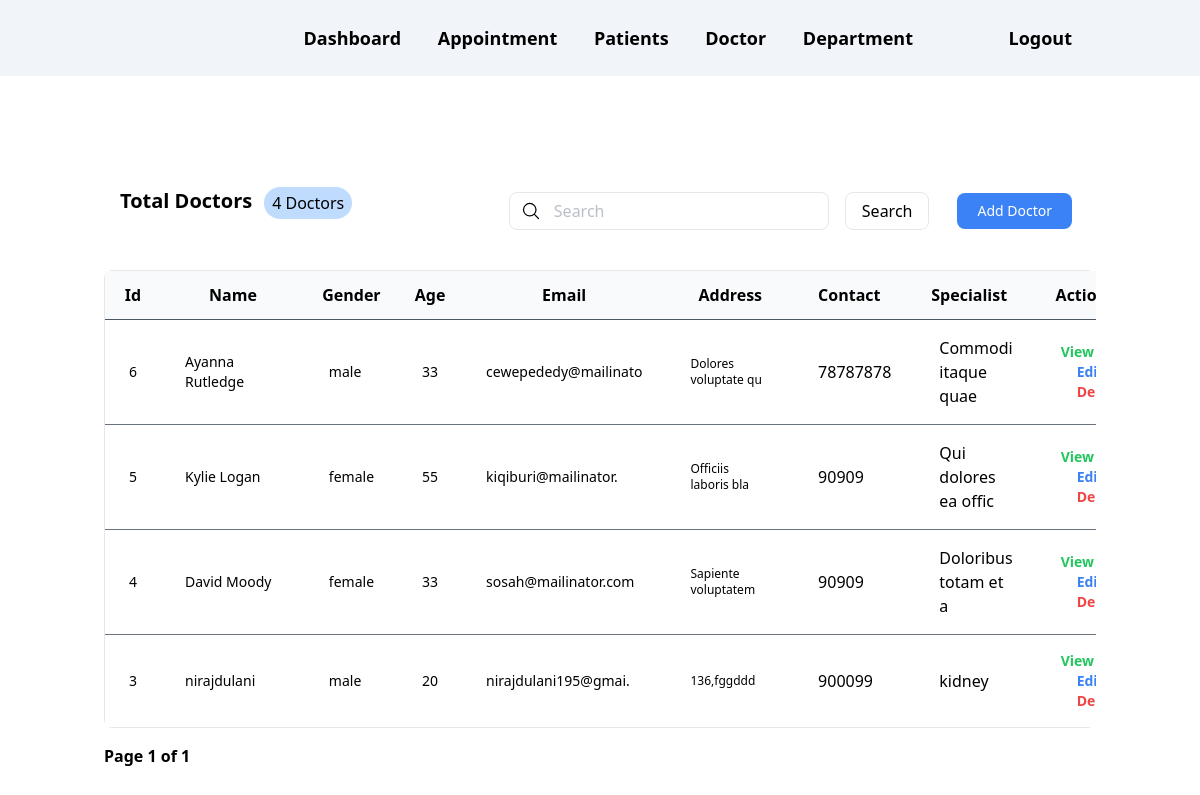
Page /doctors/index.php on the committed database.
### tables this page shows
CREATE TABLE `doctors` (
  `id` int(20) NOT NULL,
  `fullname` varchar(20) NOT NULL,
  `gender` varchar(20) NOT NULL,
  `age` varchar(20) NOT NULL,
  `email` varchar(20) NOT NULL,
  `address` varchar(20) NOT NULL,
  `contact` int(12) NOT NULL,
  `specialist` varchar(20) NOT NULL
);

### lib/db.php (called while the page is built, shortened)
<?php
 class db
{
  public $conn;
  public $host = "localhost";
  public $user = "root";
  public $password = "";
  public $dbname = 'mvcdata';
  public $table_name = '';
  public function __construct()
  {
    $this->conn = new mysqli($this->host, $this->user, $this->password, $this->dbname);
  }
  public  function total()
  {
    $total= $this->conn->query("SELECT * FROM $this->table_name")->fetch_all(MYSQLI_ASSOC);
    return count($total);
  }
  public function paginate($page_no = 1, $limit = 5, $search = '')
  {
    $total_records = $this->total();
    $total_pages = ceil($total_records / $limit);
    $start_from = ($page_no - 1) * $limit;
    $rows = $this->conn->query("SELECT * FROM $this->table_name WHERE fullname LIKE '%$search%'	ORDER BY id DESC LIMIT  $start_from, $limit")->fetch_all(MYSQLI_ASSOC);
    $data = [
      'page_no' => $page_no,
      'total' => $total_records,
      'total_pages' => $total_pages,
      'users' => $rows
    ];
    return $data;
  }
}

### lib/helper.php (called while the page is built, shortened)
<?php
require_once 'db.php';
function set_url($link)
{
  $actual_link = (empty($_SERVER['HTTPS']) ? 'http' : 'https') . "://$_SERVER[HTTP_HOST]$_SERVER[SCRIPT_NAME]?" . $link;
  return $actual_link;
}

### doctors/index.php (the view, shortened to what this page needs)
<?php
 require_once '../lib/db.php';
 require_once '../lib/helper.php';
 require_once '../layout/header.php';
 $db = new db();
 $db->table_name ='doctors' ;
 $search = isset($_POST['search']) ? $_POST['search'] : '';
 $page = isset($_GET['page']) ? $_GET['page'] : 1;
 $data =  $db->paginate($page, 6, $search);
 extract($data);
 ?>
<div class="sm:flex sm:items-center sm:justify-between ">
  <div class="ml-4">
    <div class="flex  gap-x-3">
      <h2 class="text-xl font-semibold ">Total Doctors</h2>
      <span class="px-2 py-1 text-xm  bg-blue-200 rounded-full">
        <?= $total ?> Doctors</span>
    </div>
  </div>
  <div class="flex items-center mt-4 gap-x-3">
    <form class="flex items-center" action="<?= set_url('') ?>" method="post">
      <span class="absolute">
        <svg xmlns="http://www.w3.org/2000/svg" fill="none" viewBox="0 0 24 24" stroke-width="1.5" stroke="currentColor" class="w-5 h-5 mx-3 text-black">
          <path stroke-linecap="round" stroke-linejoin="round" d="M21 21l-5.197-5.197m0 0A7.5 7.5 0 105.196 5.196a7.5 7.5 0 0010.607 10.607z" />
        </svg>
      </span>
      <input type="text" placeholder="Search" name="search" class="block w-full py-1.5 pr-5 text-gray-700 bg-white border border-gray-200 rounded-lg md:w-80 placeholder-gray-400/70 pl-11 rtl:pr-11 rtl:pl-5 dark:bg-gray-900 dark:text-gray-300 dark:border-gray-600 focus:border-blue-400 dark:focus:border-blue-300 focus:ring-blue-300 focus:outline-none focus:ring focus:ring-opacity-40">
      <button class="mx-4 border py-1.5 px-4 rounded-lg" type="submit">Search</button>
    </form>
    <a href="<?= '../doctors/edit.php' ?>">
      <button class="w-1/2 px-5 py-2 text-sm  text-white  bg-blue-500 rounded-lg sm:w-auto hover:bg-blue-600 mr-6">
      <span>Add Doctor</span>
      </button>
    </a>
  </div>
</div>
<div class="flex flex-col mt-10">
  <div class=" overflow-x-auto">
    <div class="">
      <div class="border border-gray-200 md:rounded-lg">
        <table class="min-w-full divide-y divide-gray-600 ">
          <thead class="bg-gray-50">
            <tr>
              <th scope="col" class="py-3 font-bold   text-black">Id</th>
              <th scope="col" class="py-3 font-bold  text-left px-12 text-black">Name</th>
              <th scope="col" class="py-3 font-bold   text-black">  Gender </th>
              <th scope="col" class="py-3 font-bold   text-black"> Age </th>
              <th scope="col" class="py-3 text-black text-left px-20"> Email </th>
              <th scope="col" class="py-3  text-black text-left px-8"> Address </th>
              <th scope="col" class=" py-3 font-bold   text-black text-left px-6">Contact</th>
              <th scope="col" class="py-3 font-bold   text-black text-left px-4">   Specialist </th>
              <th scope="col" class=" py-3 font-bold  text-black" colspan="3" >Actions</th>
            </tr>
          </thead>
          <tbody class="bg-white divide-y divide-gray-500">
            <?php foreach ($users as $user) : ?>
              <tr>
                <td class="px-6 py-4 text-sm font-medium text-black"><?= $user['id'] ?></td>
                <td class="px-6 py-4 text-sm font-medium text-black"><?= $user['fullname'] ?></td>
                <td class="px-6 py-4 text-sm font-medium text-black"><?= $user['gender'] ?></td>
                <td class="px-6 py-4 text-sm font-medium text-black"><?= $user['age'] ?></td>
                <td class="px-6 py-4 text-sm font-medium text-black"><?= $user['email'] ?></td>
                <td class="px-6 py-4 text-sm  font-medium "><p class="text-xs"><?= $user['address'] ?></p> </td>
                <td class="text-black px-6 py-4"> <?= $user['contact'] ?></td>
                <td class="text-black px-6 py-4"><?= $user['specialist'] ?> </td>
                <td class="px-6 py-4 text-sm space-x-4">
                <a href="<?= '../doctors/view.php?id=' . $user['id'] ?>" class="text-green-500 font-bold ">View</a>
                <a href="<?= '/doctors/edit.php?id=' . $user['id'] ?>" class="text-blue-500 font-bold "> Edit</a>
                  <a href="<?= set_url('delete=' . $user['id']) ?>" class="text-red-500   font-bold  ml-1"> Delete</a>
                </td>
              </tr>
            <?php endforeach; ?>
          </tbody>
        </table>
      </div>
    </div>
  </div>
</div>
<div class="mt-4 sm:flex sm:justify-between ">
  <div class="font-bold">
    Page <span class=""><?= $page_no ?> of <?= $total_pages ?></span>
  </div>
</div>
<?php
 require_once '../layout/footer.php';
 ?>

### rows in the picture
doctors: id "6", fullname "Ayanna Rutledge", gender "male", age "33", email "cewepededy@mailinato", address "Dolores voluptate qu", contact "78787878", specialist "Commodi itaque quae"
doctors: id "5", fullname "Kylie Logan", gender "female", age "55", email "kiqiburi@mailinator.", address "Officiis laboris bla", contact "90909", specialist "Qui dolores ea offic"
doctors: id "4", fullname "David Moody", gender "female", age "33", email "sosah@mailinator.com", address "Sapiente voluptatem", contact "90909", specialist "Doloribus totam et a"
doctors: id "3", fullname "nirajdulani", gender "male", age "20", email "nirajdulani195@gmai.", address "136,fggddd", contact "900099", specialist "kidney"

### other values in the picture
$total "4"
$page_no "1"
$total_pages "1"
